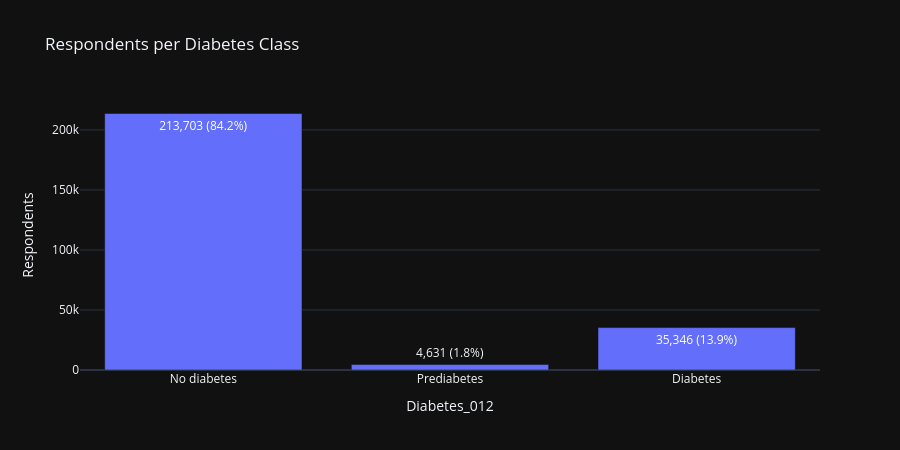

The cell this chart's notebook holds for it:
### Markdown cell above
## 7. The Variable of Interest: `Diabetes_012`

We look at how many respondents fall into each class. The bar chart is made with Plotly, so you can hover over
the bars to see the exact counts.

### Code cell
labels = {0: "No diabetes", 1: "Prediabetes", 2: "Diabetes"}
class_counts = df["Diabetes_012"].map(labels).value_counts().reindex(labels.values())

fig = px.bar(
    x=class_counts.index, y=class_counts.values,
    text=[f"{v:,} ({v / len(df):.1%})" for v in class_counts.values],
    labels={"x": "Diabetes_012", "y": "Respondents"},
    title="Respondents per Diabetes Class",
)
fig.update_layout(height=450)
fig.show()

### Figure 1 — Plotly figure (JSON) as saved in the notebook; plotly's stock layout.template omitted (floating-point values rounded to 4 significant figures)
{"data": [{"hovertemplate": "Diabetes_012=%{x}<br>Respondents=%{y}<br>text=%{text}<extra></extra>", "legendgroup": "", "marker": {"color": "#636efa", "pattern": {"shape": ""}}, "name": "", "orientation": "v", "showlegend": false, "text": ["213,703 (84.2%)", "4,631 (1.8%)", "35,346 (13.9%)"], "textposition": "auto", "x": ["No diabetes", "Prediabetes", "Diabetes"], "xaxis": "x", "y": [213703, 4631, 35346], "yaxis": "y", "type": "bar"}], "layout": {"xaxis": {"anchor": "y", "domain": [0.0, 1.0], "title": {"text": "Diabetes_012"}}, "yaxis": {"anchor": "x", "domain": [0.0, 1.0], "title": {"text": "Respondents"}}, "legend": {"tracegroupgap": 0}, "title": {"text": "Respondents per Diabetes Class"}, "barmode": "relative", "height": 450}}
